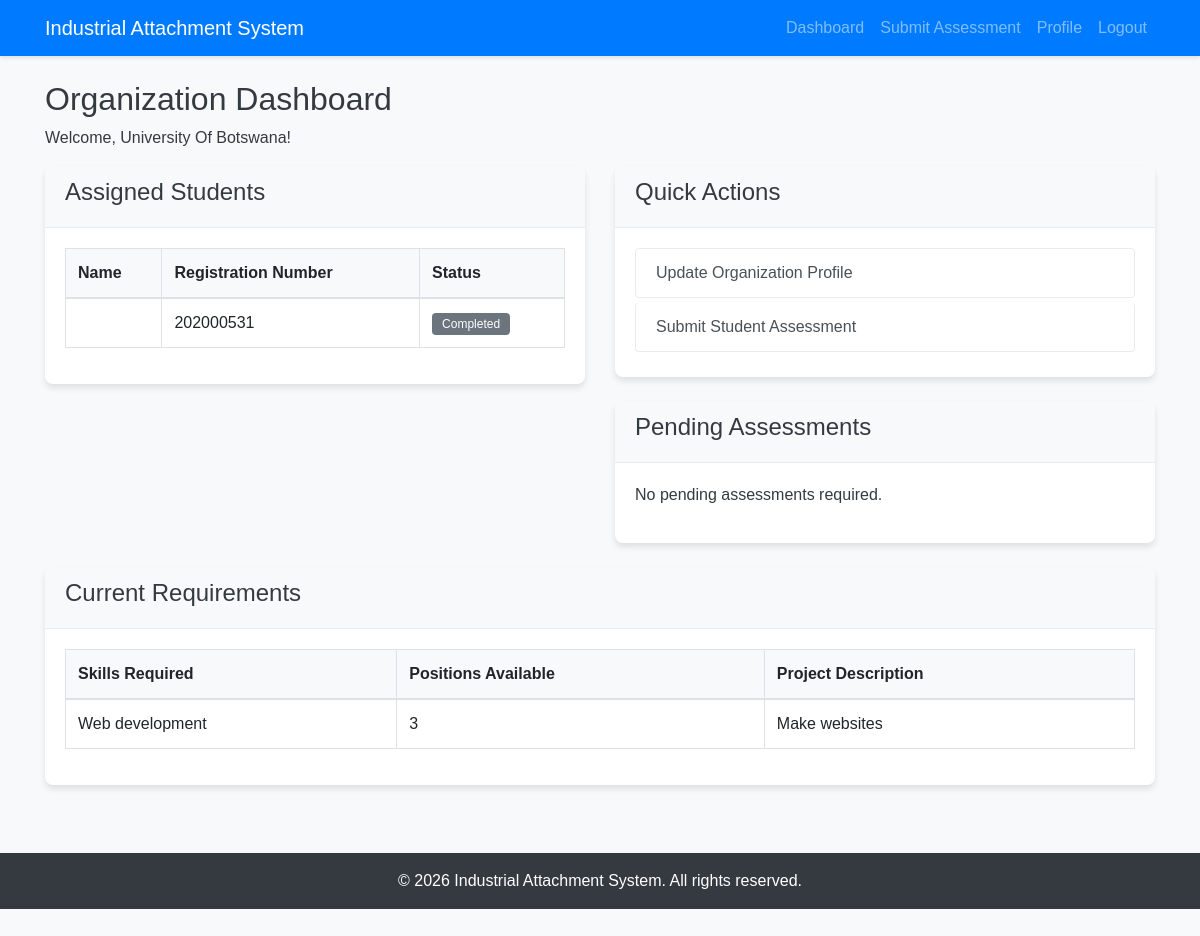
Screenshot of /pages/organization/dashboard.php (signed in) with the database file from the repository.
### tables this page shows
CREATE TABLE `organizations` (
  `organization_id` int(11) NOT NULL,
  `user_id` int(11) NOT NULL,
  `name` varchar(100) NOT NULL,
  `location` varchar(100) NOT NULL,
  `contact_person` varchar(100) NOT NULL,
  `contact_email` varchar(100) NOT NULL,
  `contact_phone` varchar(20) NOT NULL,
  `description` text DEFAULT NULL,
  `is_approved` varchar(50) NOT NULL
);

CREATE TABLE `students` (
  `student_id` int(11) NOT NULL,
  `user_id` int(11) NOT NULL,
  `full_name` varchar(100) NOT NULL,
  `registration_number` varchar(20) NOT NULL,
  `phone` varchar(20) NOT NULL,
  `skills` text DEFAULT NULL,
  `preferred_location` varchar(100) DEFAULT NULL,
  `preferred_project_type` text DEFAULT NULL,
  `attachment_status` enum('pending','matched','ongoing','completed') DEFAULT 'pending',
  `organization_id` int(11) DEFAULT NULL
);

CREATE TABLE `organization_requirements` (
  `requirement_id` int(11) NOT NULL,
  `organization_id` int(11) NOT NULL,
  `skills_required` text NOT NULL,
  `positions_available` int(11) NOT NULL DEFAULT 1,
  `project_description` text DEFAULT NULL
);

### includes/functions.php (called while the page is built, shortened)
<?php
function getOrganizationDetails($conn, $user_id) {
    $stmt = $conn->prepare("SELECT o.* FROM organizations o JOIN users u ON o.user_id = u.user_id WHERE u.user_id = ?");
    $stmt->bind_param("i", $user_id);
    $stmt->execute();
    $result = $stmt->get_result();
    return $result->fetch_assoc();
}
?>

### pages/organization/dashboard.php (the view, shortened to what this page needs)
<?php
require_once '../../config/db_connect.php';
require_once '../../includes/functions.php';
$user_id = $_SESSION['user_id'];
$orgDetails = getOrganizationDetails($conn, $user_id);
$stmt = $conn->prepare("SELECT s.student_id, s.full_name, s.registration_number, s.attachment_status
                      FROM students s
                      WHERE s.organization_id = ?");
$stmt->bind_param("i", $orgDetails['organization_id']);
$stmt->execute();
$students = $stmt->get_result()->fetch_all(MYSQLI_ASSOC);
$stmt = $conn->prepare("SELECT * FROM organization_requirements WHERE organization_id = ?");
$stmt->bind_param("i", $orgDetails['organization_id']);
$stmt->execute();
$requirements = $stmt->get_result()->fetch_all(MYSQLI_ASSOC);
$stmt = $conn->prepare("SELECT s.student_id, s.full_name, s.registration_number
                       FROM students s
                       LEFT JOIN industrial_assessments a ON s.student_id = a.student_id AND a.organization_id = ?
                       WHERE s.organization_id = ? AND s.attachment_status = 'ongoing' AND a.assessment_id IS NULL");
$stmt->bind_param("ii", $orgDetails['organization_id'], $orgDetails['organization_id']);
$stmt->execute();
$pendingAssessments = $stmt->get_result()->fetch_all(MYSQLI_ASSOC);
include_once '../../includes/header.php';
?>
<div class="row">
    <div class="col-md-12">
        <h2>Organization Dashboard</h2>
        <p>Welcome, <?php echo htmlspecialchars($orgDetails['name']); ?>!</p>
    </div>
</div>
<div class="row">
    <div class="col-md-6">
        <div class="card mb-4">
            <div class="card-header">
                <h4>Assigned Students</h4>
            </div>
            <div class="card-body">
                <?php if (count($students) > 0): ?>
                    <table class="table table-bordered">
                        <thead>
                            <tr>
                                <th>Name</th>
                                <th>Registration Number</th>
                                <th>Status</th>
                            </tr>
                        </thead>
                        <tbody>
                            <?php foreach ($students as $student): ?>
                                <tr>
                                    <td><?php echo htmlspecialchars($student['full_name']); ?></td>
                                    <td><?php echo htmlspecialchars($student['registration_number']); ?></td>
                                    <td>
                                        <span class="badge badge-<?php echo ($student['attachment_status'] == 'ongoing') ? 'success' : 'secondary'; ?>">
                                            <?php echo ucfirst($student['attachment_status']); ?>
                                        </span>
                                    </td>
                                </tr>
                            <?php endforeach; ?>
                        </tbody>
                    </table>
                <?php else: ?>
                    <p>No students are currently assigned to your organization.</p>
                <?php endif; ?>
            </div>
        </div>
    </div>
    <div class="col-md-6">
        <div class="card mb-4">
            <div class="card-header">
                <h4>Quick Actions</h4>
            </div>
            <div class="card-body">
                <div class="list-group">
                    <a href="profile.php" class="list-group-item list-group-item-action">
                        <i class="fa fa-user"></i> Update Organization Profile
                    </a>
                    <a href="submit_assessment.php" class="list-group-item list-group-item-action">
                        <i class="fa fa-clipboard"></i> Submit Student Assessment
                    </a>
                </div>
            </div>
        </div>
        <div class="card mb-4">
            <div class="card-header">
                <h4>Pending Assessments</h4>
            </div>
            <div class="card-body">
                <?php if (count($pendingAssessments) > 0): ?>
                    <div class="alert alert-warning">
                        You have <?php echo count($pendingAssessments); ?> student(s) requiring assessment.
                    </div>
                    <ul class="list-group">
                        <?php foreach ($pendingAssessments as $student): ?>
                            <li class="list-group-item d-flex justify-content-between align-items-center">
                                <?php echo htmlspecialchars($student['full_name']); ?>
                                <a href="submit_assessment.php?student_id=<?php echo $student['student_id']; ?>" class="btn btn-sm btn-primary">Assess</a>
                            </li>
                        <?php endforeach; ?>
                    </ul>
                <?php else: ?>
                    <p>No pending assessments required.</p>
                <?php endif; ?>
            </div>
        </div>
    </div>
</div>
<div class="row">
    <div class="col-md-12">
        <div class="card">
            <div class="card-header">
                <h4>Current Requirements</h4>
            </div>
            <div class="card-body">
                <?php if (count($requirements) > 0): ?>
                    <table class="table table-bordered">
                        <thead>
                            <tr>
                                <th>Skills Required</th>
                                <th>Positions Available</th>
                                <th>Project Description</th>
                            </tr>
                        </thead>
                        <tbody>
                            <?php foreach ($requirements as $req): ?>
                                <tr>
                                    <td><?php echo htmlspecialchars($req['skills_required']); ?></td>
                                    <td><?php echo htmlspecialchars($req['positions_available']); ?></td>
                                    <td><?php echo htmlspecialchars($req['project_description']); ?></td>
                                </tr>
                            <?php endforeach; ?>
                        </tbody>
                    </table>
                <?php else: ?>
                    <p>No requirements added yet. <a href="profile.php">Add requirements</a> to help match with suitable students.</p>
                <?php endif; ?>
            </div>
        </div>
    </div>
</div>
<?php include_once '../../includes/footer.php'; ?>

### assets/css/style.css (style rules this page uses)
body { font-family: 'Arial', sans-serif; background-color: #f8f9fa; color: #343a40; padding-bottom: 50px; }
.card { border: none; border-radius: 8px; box-shadow: 0 4px 6px rgba(0, 0, 0, 0.1); margin-bottom: 20px; overflow: hidden; }
.card-header { background-color: #f8f9fa; border-bottom: 1px solid #e9ecef; font-weight: 600; }
.table { background-color: #fff; }
.table thead th { background-color: #f8f9fa; border-bottom: 2px solid #dee2e6; font-weight: 600; }
.list-group-item { border: 1px solid #e9ecef; border-radius: 4px !important; margin-bottom: 5px; }
.badge { padding: 5px 10px; font-weight: 500; border-radius: 4px; }
.badge-secondary { background-color: #6c757d; }

### rows the page displays
organizations: name "University Of Botswana"
students: registration_number "202000531", attachment_status "Completed"
organization_requirements: skills_required "Web development", positions_available "3", project_description "Make websites"
